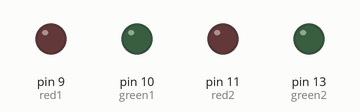
Simulated run of this sketch. Board: Arduino Uno, built with avr-gcc and run on an emulated ATmega328P. Parts: output pins drawn as LEDs (lit = HIGH).

Above: at 0.2 s.
At 1.5 s:
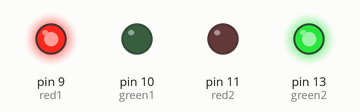
At 2.7 s:
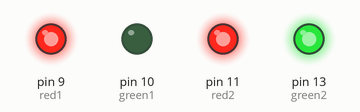
At 4.0 s:
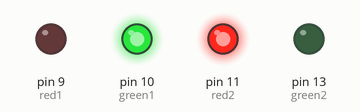
At 5.2 s:
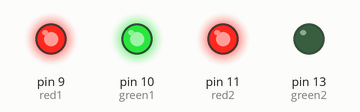
Timing chart, 0 to 6.5 s (numbered marks = the images above):
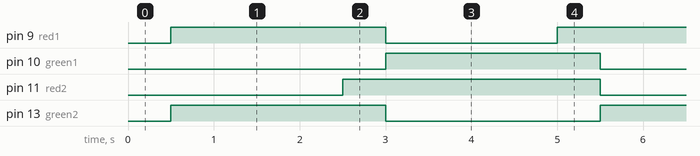

The sketch:

_2_way_traffic_light.ino
```cpp
/*

HW2 Q2
 Write a traffic light controller with a timer:

You have 4 LEDs: 2 red and 2 green, every 2 seconds, the lights change.  When the traffic light
      changes from red to green, there is no overlap.  When the traffic light changes from green to red,
      both green and red are on together for 0.5 sec before it is just red.  When it is only red, the other
      one switches to green.

*/
int timer = 2000; // two second timer
int red1 = 9;
int green1 = 10;
int red2 = 11;
int green2 = 13;

int toggle1 = HIGH;
int toggle2 = LOW;

void setup() {

	pinMode(red1, OUTPUT);
	pinMode(green1, OUTPUT);
	pinMode(red2, OUTPUT);
	pinMode(green2, OUTPUT);
}

void loop() {

	delay(500);

        digitalWrite(red1, HIGH);
        digitalWrite(green1, LOW);
	digitalWrite(red2, LOW);
	digitalWrite(green2, HIGH);

	delay(timer);

	digitalWrite(red1, HIGH);
	digitalWrite(green1, LOW);
	digitalWrite(red2, HIGH);
	digitalWrite(green2, HIGH);

	delay(500);

        digitalWrite(red1, LOW);
        digitalWrite(green1, HIGH);
	digitalWrite(red2, HIGH);
	digitalWrite(green2, LOW);

	delay(timer);

	digitalWrite(red1, HIGH);
	digitalWrite(green1, HIGH);
	digitalWrite(red2, HIGH);
	digitalWrite(green2, LOW);
}
```

Measured:
- by itself, pin 9 (red1): repeats every 5.0 s: LOW 2.0 s, HIGH 3.0 s
- by itself, pin 10 (green1), pin 13 (green2): alternates HIGH for 2.5 s and LOW for 2.5 s
- by itself, pin 11 (red2): alternates HIGH for 3.0 s and LOW for 2.0 s
